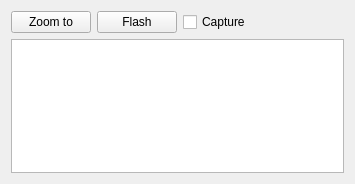
<?xml version="1.0" encoding="UTF-8"?>
<ui version="4.0">
 <class>CoordinateConversion</class>
 <widget class="QFrame" name="CoordinateConversion">
  <property name="geometry">
   <rect>
    <x>0</x>
    <y>0</y>
    <width>355</width>
    <height>184</height>
   </rect>
  </property>
  <property name="windowTitle">
   <string>Frame</string>
  </property>
  <layout class="QGridLayout" name="gridLayout">
   <item row="0" column="0">
    <widget class="QPushButton" name="zoomTo">
     <property name="text">
      <string>Zoom to</string>
     </property>
     <property name="icon">
      <iconset resource="../../common/images/esri_arcgisruntime_toolkit_common_images.qrc">
       <normaloff>:/Esri/ArcGISRuntime/Toolkit/layer-zoom-to.svg</normaloff>:/Esri/ArcGISRuntime/Toolkit/layer-zoom-to.svg</iconset>
     </property>
    </widget>
   </item>
   <item row="0" column="1">
    <widget class="QPushButton" name="flash">
     <property name="text">
      <string>Flash</string>
     </property>
     <property name="icon">
      <iconset resource="../../common/images/esri_arcgisruntime_toolkit_common_images.qrc">
       <normaloff>:/Esri/ArcGISRuntime/Toolkit/flash.svg</normaloff>:/Esri/ArcGISRuntime/Toolkit/flash.svg</iconset>
     </property>
    </widget>
   </item>
   <item row="0" column="2">
    <widget class="QCheckBox" name="captureMode">
     <property name="text">
      <string>Capture</string>
     </property>
     <property name="icon">
      <iconset resource="../../common/images/esri_arcgisruntime_toolkit_common_images.qrc">
       <normaloff>:/Esri/ArcGISRuntime/Toolkit/cursor-click.svg</normaloff>:/Esri/ArcGISRuntime/Toolkit/cursor-click.svg</iconset>
     </property>
    </widget>
   </item>
   <item row="0" column="3">
    <spacer name="horizontalSpacer">
     <property name="orientation">
      <enum>Qt::Orientation::Horizontal</enum>
     </property>
     <property name="sizeHint" stdset="0">
      <size>
       <width>55</width>
       <height>20</height>
      </size>
     </property>
    </spacer>
   </item>
   <item row="1" column="0" colspan="4">
    <widget class="QTableView" name="resultsView">
     <property name="horizontalScrollBarPolicy">
      <enum>Qt::ScrollBarPolicy::ScrollBarAlwaysOff</enum>
     </property>
     <property name="sizeAdjustPolicy">
      <enum>QAbstractScrollArea::SizeAdjustPolicy::AdjustToContents</enum>
     </property>
     <property name="alternatingRowColors">
      <bool>true</bool>
     </property>
     <attribute name="verticalHeaderVisible">
      <bool>false</bool>
     </attribute>
    </widget>
   </item>
  </layout>
 </widget>
 <resources>
  <include location="../../common/images/esri_arcgisruntime_toolkit_common_images.qrc"/>
 </resources>
 <connections/>
</ui>
